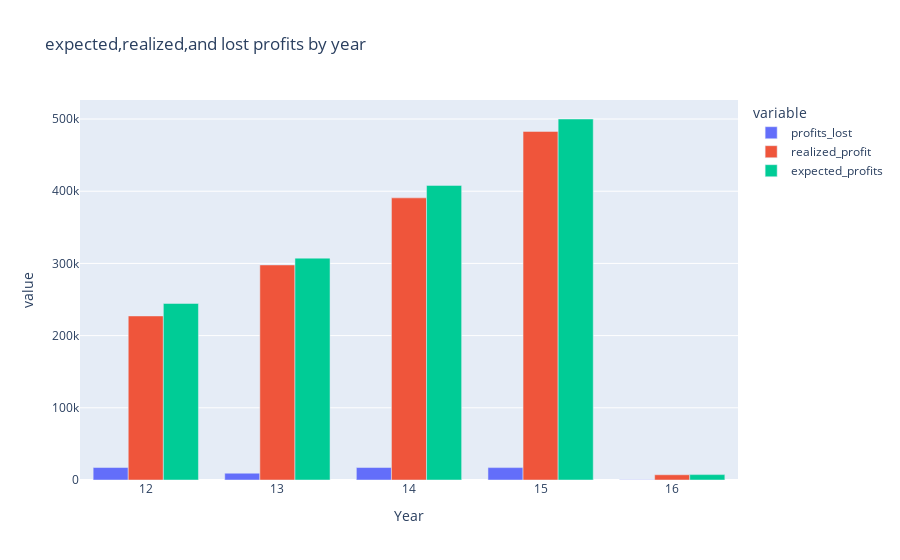

Notebook cell for this chart:
### Code cell
#month_prof.head()

fig = px.bar(data_frame = prof.sort_values(by = 'Year'),
              x = 'Year',
              y = list(prof.columns[:-1]),
              title = 'expected,realized,and lost profits by year',barmode = 'group')
fig.show()

### Figure 1 — Plotly figure (JSON) as saved in the notebook; plotly's stock layout.template omitted (floating-point values rounded to 4 significant figures)
{"data": [{"alignmentgroup": "True", "hovertemplate": "variable=profits_lost<br>Year=%{x}<br>value=%{y}<extra></extra>", "legendgroup": "profits_lost", "marker": {"color": "#636efa"}, "name": "profits_lost", "offsetgroup": "profits_lost", "orientation": "v", "showlegend": true, "textposition": "auto", "type": "bar", "x": ["12", "13", "14", "15", "16"], "xaxis": "x", "y": [17280.0, 9413.0, 17290.0, 17180.0, 200.2], "yaxis": "y"}, {"alignmentgroup": "True", "hovertemplate": "variable=realized_profit<br>Year=%{x}<br>value=%{y}<extra></extra>", "legendgroup": "realized_profit", "marker": {"color": "#EF553B"}, "name": "realized_profit", "offsetgroup": "realized_profit", "orientation": "v", "showlegend": true, "textposition": "auto", "type": "bar", "x": ["12", "13", "14", "15", "16"], "xaxis": "x", "y": [227300.0, 297900.0, 390800.0, 482900.0, 7251.0], "yaxis": "y"}, {"alignmentgroup": "True", "hovertemplate": "variable=expected_profits<br>Year=%{x}<br>value=%{y}<extra></extra>", "legendgroup": "expected_profits", "marker": {"color": "#00cc96"}, "name": "expected_profits", "offsetgroup": "expected_profits", "orientation": "v", "showlegend": true, "textposition": "auto", "type": "bar", "x": ["12", "13", "14", "15", "16"], "xaxis": "x", "y": [244500.0, 307300.0, 408100.0, 500100.0, 7451.0], "yaxis": "y"}], "layout": {"barmode": "group", "legend": {"title": {"text": "variable"}, "tracegroupgap": 0}, "title": {"text": "expected,realized,and lost profits by year"}, "xaxis": {"anchor": "y", "domain": [0, 1], "title": {"text": "Year"}}, "yaxis": {"anchor": "x", "domain": [0, 1], "title": {"text": "value"}}}}
